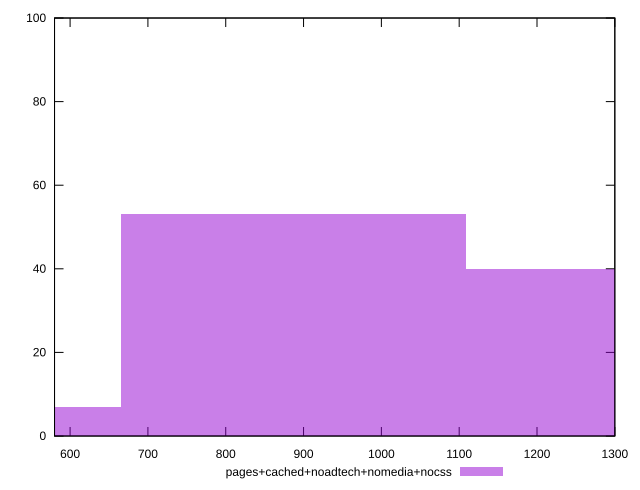

Here is the gnuplot script that generated this plot:
reset

$pagesCachedNoadtechNomediaNocss <<EOF
886.970426174606 53
1330.455639261909 40
443.485213087303 7
EOF

set key outside below
set boxwidth 443.485213087303
set xrange [580:1300]
set yrange [0:100]
set trange [0:100]
set style fill transparent solid 0.5 noborder
set terminal svg size 640, 490 enhanced background rgb 'white'
set output "report_00009_2021-02-08T22-37-41.559Z/uses-http2/comparison/histogram/4_vs_5.svg"

plot $pagesCachedNoadtechNomediaNocss title "pages+cached+noadtech+nomedia+nocss" with boxes

reset
